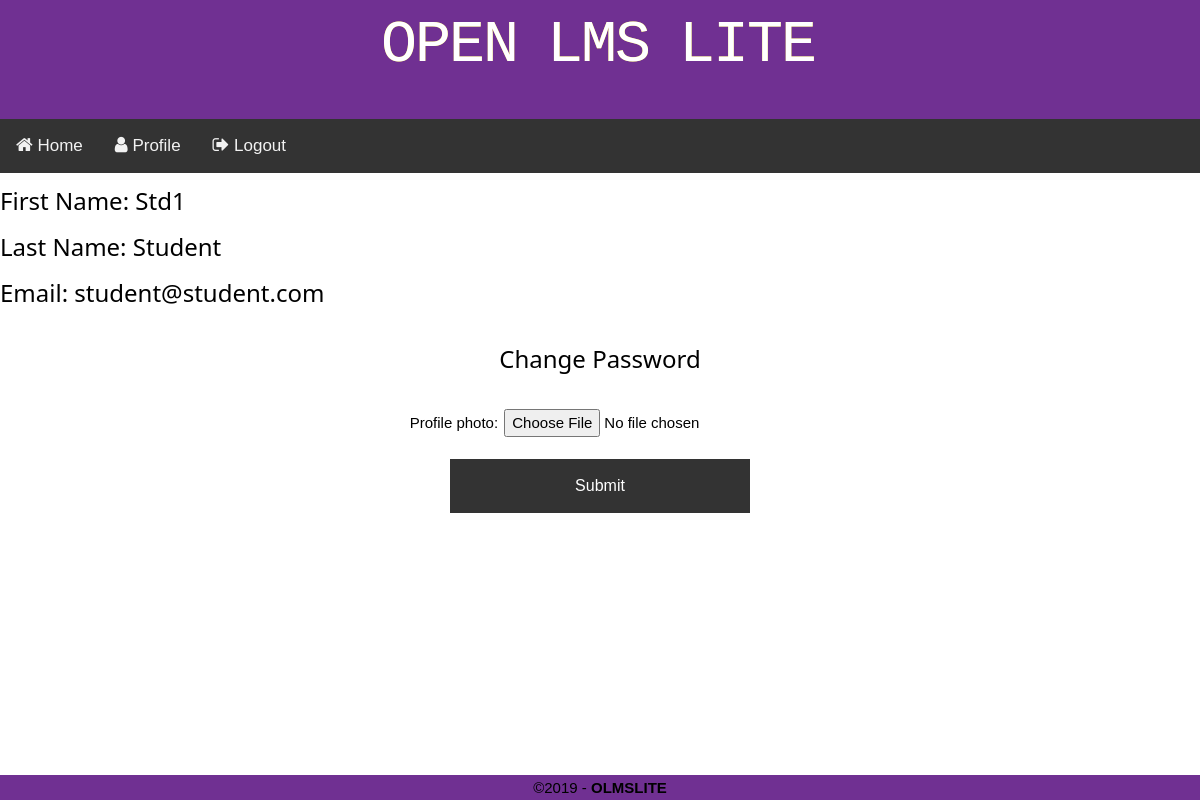
Page /profile/ (signed in) on the committed database.
### accounts/models.py (models this page shows, shortened)
class User(AbstractBaseUser):
    email = models.CharField(max_length=255, unique=True)
    first_name = models.CharField(max_length=255, blank=True)
    last_name = models.CharField(max_length=255, blank=True)
    active = models.BooleanField(default=True)
    staff = models.BooleanField(default=False)
    admin = models.BooleanField(default=False)
    courses = models.ManyToManyField('courses.Course')
    profile_photo = models.ImageField(upload_to='user-profile-photos', blank=True)
    USER_TYPE_CHOICES = (
        (2, 'student'),
        (1, 'professor'),
        (0, 'admin'),
    )
    role = models.SmallIntegerField(choices=USER_TYPE_CHOICES, blank=True)
    USERNAME_FIELD = 'email'
    REQUIRED_FIELDS = []
    objects = UserManager()
    @property
    def is_active(self):
        return self.active

### accounts/views.py (the view)
# urls.py: path('profile/', accountView.profile_view, name='profile'),
def profile_view(request):
	context_dict = {}
	if request.user.is_authenticated:
		form = ProfessorChangeForm(request.POST, request.FILES, instance=request.user)
		context_dict['form'] = form
		if request.method == 'POST':
			form.save()
			return redirect('index')
		return render(request, 'profile.html', context_dict)
	return HttpResponseRedirect("/auth/login")

### accounts/forms.py
class ProfessorChangeForm(forms.ModelForm):
    class Meta:
        model = Professor
        fields = ('profile_photo',)

### templates/profile.html (shortened to what this page needs)
{% extends 'base.html' %}
{% block content %}
    <form id = "proInfo">
        <h3 id = "proFName">First Name: {{ user.first_name }}</h3>
        <h3 id = "proLName">Last Name: {{ user.last_name }}</h3>
        <h3 id = "proEmail">Email: {{ user.email }}</h3>
    </form>
    <form method="POST" enctype="multipart/form-data">
    <h3 id = "cngPassHead">Change Password</h3>
    {{ form.as_p }}
        <div>
            <input id= "submit" type="submit" name="submit" value="Submit">
        </div>
    </form>
{% endblock content %}

### static/css/main.css (style rules this page uses)
* { box-sizing: border-box; margin: 0; padding: 0; outline: 0; font-size: 100%; vertical-align: baseline; background: transparent; }
body { margin: 0; font-family: Arial, Helvetica, sans-serif; }
form { padding-bottom: 10px; }
form p { margin: 0 auto; width: 70%; padding: 20px; left-margin: 50%; text-align: center; }
form #submit { display: block; margin: 0 auto; width: 25%; background-color: #333333; border: none; color: white; padding: 15px 32px; text-align: center; font-size: 16px; cursor: pointer; }
#proEmail, #proFName, #proLName, #proInfo { width: fit-content; }
#cngPassHead { text-align: center; }

### static/css/w3.css (style rules this page uses)
html { box-sizing:border-box }
*,*:before,*:after { box-sizing:inherit }
html { -ms-text-size-adjust:100%;-webkit-text-size-adjust:100% }
body { margin:0 }
button,input,select,textarea { font:inherit;margin:2px }
button,input { overflow:visible }
button,html [type=button],[type=reset],[type=submit] { -webkit-appearance:button }
html,body { font-family:Verdana,sans-serif;font-size:15px;line-height:1.5 }
html { overflow-x:hidden }
h3 { font-size:24px }
h1,h2,h3,h4,h5,h6 { font-family:"Segoe UI",Arial,sans-serif;font-weight:400;margin:10px 0 }

### rows in the picture
User: first_name "Std1", last_name "Student", email "student@student.com"
